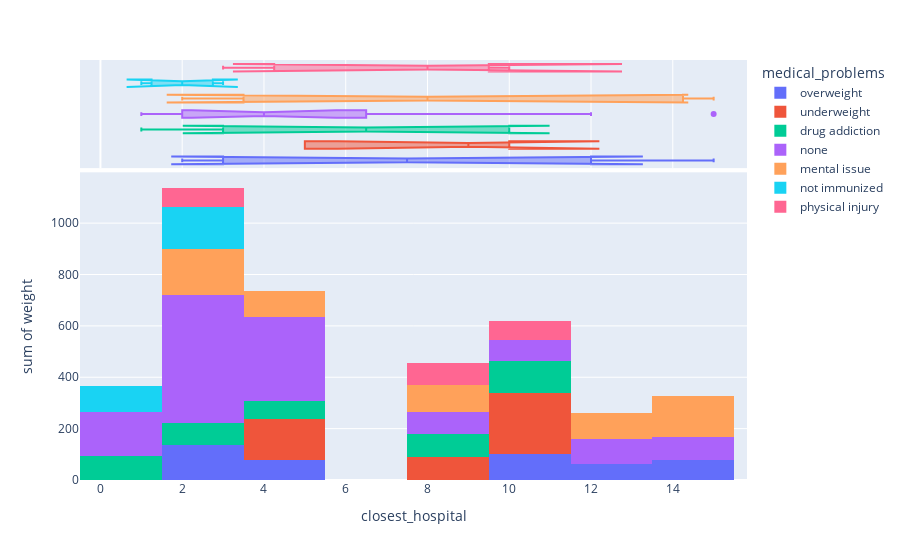

Notebook code cell kept with this figure:
### Markdown cell above
### Histogram of "height" by medical_problems

### Code cell
px.histogram(patient_df, x="closest_hospital", y="weight", color="medical_problems", marginal="box", hover_data=patient_df.columns)

### Figure 1 — Plotly figure (JSON) as saved in the notebook; plotly's stock layout.template omitted (floating-point values rounded to 4 significant figures; data arrays with more than 128 entries replaced by an {"elided": "..."} marker saying what was removed)
{"data": [{"alignmentgroup": "True", "bingroup": "x", "histfunc": "sum", "hovertemplate": "medical_problems=overweight<br>closest_hospital=%{x}<br>sum of weight=%{y}<extra></extra>", "legendgroup": "overweight", "marker": {"color": "#636efa", "pattern": {"shape": ""}}, "name": "overweight", "offsetgroup": "overweight", "orientation": "v", "showlegend": true, "type": "histogram", "x": [12, 2, 5, 15, 10, 3], "xaxis": "x", "y": [63, 76, 79, 77, 101, 60], "yaxis": "y"}, {"alignmentgroup": "True", "customdata": [["pollen", "A-", "rural", "nigeria", "2006-06-15 00:00:00", "delirium", "GARBO SHARRON", "Male", "Yes", "Yes", 169, "single", "overweight"], ["flowers", "B-", "urban", "nigeria", "1988-04-11 00:00:00", "ruptured discs", "ADREAN NEKO", "Female", "Yes", "No", 190, "single", "overweight"], ["dust", "A-", "urban", "nigeria", "2007-12-16 00:00:00", "alzheimer's", "ANNE-SOPHIE HERO", "Male", "Yes", "Yes", 218, "single", "overweight"], ["nuts", "A+", "suburban", "nigeria", "1983-09-19 00:00:00", "scoliosis", "ANNISIA HERU", "Male", "No", "No", 240, "married", "overweight"], ["dust", "A-", "urban", "nigeria", "1988-02-15 00:00:00", "none", "GAYLORD SHAVON", "Female", "No", "Yes", 249, "single", "overweight"], ["flowers", "O-", "urban", "nigeria", "1994-02-11 00:00:00", "amnesia", "GEETHA SHAWNTA", "Male", "Yes", "No", 260, "single", "overweight"]], "hovertemplate": "medical_problems=%{customdata[12]}<br>closest_hospital=%{x}<br>allergies=%{customdata[0]}<br>blood_type=%{customdata[1]}<br>community=%{customdata[2]}<br>country=%{customdata[3]}<br>date_of_birth=%{customdata[4]}<br>disabilities=%{customdata[5]}<br>name=%{customdata[6]}<br>gender=%{customdata[7]}<br>has_children=%{customdata[8]}<br>has_dependent=%{customdata[9]}<br>height=%{customdata[10]}<br>marital_status=%{customdata[11]}<extra></extra>", "legendgroup": "overweight", "marker": {"color": "#636efa"}, "name": "overweight", "notched": true, "offsetgroup": "overweight", "showlegend": false, "type": "box", "x": [12, 2, 5, 15, 10, 3], "xaxis": "x2", "yaxis": "y2"}, {"alignmentgroup": "True", "bingroup": "x", "histfunc": "sum", "hovertemplate": "medical_problems=underweight<br>closest_hospital=%{x}<br>sum of weight=%{y}<extra></extra>", "legendgroup": "underweight", "marker": {"color": "#EF553B", "pattern": {"shape": ""}}, "name": "underweight", "offsetgroup": "underweight", "orientation": "v", "showlegend": true, "type": "histogram", "x": [10, 5, 8, 10, 5, 10], "xaxis": "x", "y": [79, 86, 91, 77, 73, 83], "yaxis": "y"}, {"alignmentgroup": "True", "customdata": [["nuts", "B-", "urban", "nigeria", "2010-03-21 00:00:00", "alzheimer's", "ANKUR HENDRY", "Female", "No", "Yes", 167, "single", "underweight"], ["pollen", "AB-", "rural", "nigeria", "1996-08-11 00:00:00", "ruptured discs", "ANNABELLA HENNESSEY", "Female", "No", "Yes", 151, "widowed", "underweight"], ["flowers", "A+", "urban", "nigeria", "1998-07-24 00:00:00", "none", "ANNA-LISA HENRIQUE", "Female", "Yes", "No", 170, "single", "underweight"], ["flowers", "AB+", "rural", "nigeria", "1989-02-25 00:00:00", "fibromas", "AEISHA NENA", "Male", "No", "Yes", 239, "single", "underweight"], ["pollen", "A-", "urban", "nigeria", "1990-01-15 00:00:00", "fibromas", "GAURAV SHAUNTA", "Male", "No", "Yes", 147, "single", "underweight"], ["nuts", "B-", "urban", "nigeria", "2005-06-23 00:00:00", "none", "GEANINE SHAWNDA", "Female", "No", "Yes", 244, "single", "underweight"]], "hovertemplate": "medical_problems=%{customdata[12]}<br>closest_hospital=%{x}<br>allergies=%{customdata[0]}<br>blood_type=%{customdata[1]}<br>community=%{customdata[2]}<br>country=%{customdata[3]}<br>date_of_birth=%{customdata[4]}<br>disabilities=%{customdata[5]}<br>name=%{customdata[6]}<br>gender=%{customdata[7]}<br>has_children=%{customdata[8]}<br>has_dependent=%{customdata[9]}<br>height=%{customdata[10]}<br>marital_status=%{customdata[11]}<extra></extra>", "legendgroup": "underweight", "marker": {"color": "#EF553B"}, "name": "underweight", "notched": true, "offsetgroup": "underweight", "showlegend": false, "type": "box", "x": [10, 5, 8, 10, 5, 10], "xaxis": "x2", "yaxis": "y2"}, {"alignmentgroup": "True", "bingroup": "x", "histfunc": "sum", "hovertemplate": "medical_problems=drug addiction<br>closest_hospital=%{x}<br>sum of weight=%{y}<extra></extra>", "legendgroup": "drug addiction", "marker": {"color": "#00cc96", "pattern": {"shape": ""}}, "name": "drug addiction", "offsetgroup": "drug addiction", "orientation": "v", "showlegend": true, "type": "histogram", "x": [5, 3, 8, 10, 1, 10], "xaxis": "x", "y": [69, 87, 87, 61, 92, 63], "yaxis": "y"}, {"alignmentgroup": "True", "customdata": [["nuts", "A+", "urban", "nigeria", "2012-08-24 00:00:00", "arthritis", "ADONIJAH NEKA", "Male", "No", "No", 147, "divorced", "drug addiction"], ["pollen", "O-", "rural", "nigeria", "1988-03-15 00:00:00", "atherosclerosis", "ADY NEMA", "Male", "No", "Yes", 181, "married", "drug addiction"], ["pollen", "AB+", "suburban", "nigeria", "2004-10-15 00:00:00", "arthritis", "AFONSO NEREYDA", "Male", "No", "Yes", 259, "divorced", "drug addiction"], ["pollen", "AB-", "urban", "nigeria", "1993-07-09 00:00:00", "none", "GEENA SHAWNETTE", "Male", "Yes", "No", 258, "single", "drug addiction"], ["pollen", "B-", "suburban", "nigeria", "2004-04-25 00:00:00", "none", "ANSIL HIJIRI", "Male", "No", "Yes", 237, "widowed", "drug addiction"], ["dust", "A+", "rural", "nigeria", "2011-11-16 00:00:00", "alzheimer's", "AGRON NEVENA", "Male", "Yes", "Yes", 193, "divorced", "drug addiction"]], "hovertemplate": "medical_problems=%{customdata[12]}<br>closest_hospital=%{x}<br>allergies=%{customdata[0]}<br>blood_type=%{customdata[1]}<br>community=%{customdata[2]}<br>country=%{customdata[3]}<br>date_of_birth=%{customdata[4]}<br>disabilities=%{customdata[5]}<br>name=%{customdata[6]}<br>gender=%{customdata[7]}<br>has_children=%{customdata[8]}<br>has_dependent=%{customdata[9]}<br>height=%{customdata[10]}<br>marital_status=%{customdata[11]}<extra></extra>", "legendgroup": "drug addiction", "marker": {"color": "#00cc96"}, "name": "drug addiction", "notched": true, "offsetgroup": "drug addiction", "showlegend": false, "type": "box", "x": [5, 3, 8, 10, 1, 10], "xaxis": "x2", "yaxis": "y2"}, {"alignmentgroup": "True", "bingroup": "x", "histfunc": "sum", "hovertemplate": "medical_problems=none<br>closest_hospital=%{x}<br>sum of weight=%{y}<extra></extra>", "legendgroup": "none", "marker": {"color": "#ab63fa", "pattern": {"shape": ""}}, "name": "none", "offsetgroup": "none", "orientation": "v", "showlegend": true, "type": "histogram", "x": [15, 5, 2, 5, 2, 8, 2, 1, 5, 10, 12, 5, 3, 1, 2, 2], "xaxis": "x", "y": [91, 76, 83, 77, 86, 88, 67, 89, 77, 81, 96, 98, 78, 84, 99, 83], "yaxis": "y"}, {"alignmentgroup": "True", "customdata": {"elided": "16x13 mixed values"}, "hovertemplate": "medical_problems=%{customdata[12]}<br>closest_hospital=%{x}<br>allergies=%{customdata[0]}<br>blood_type=%{customdata[1]}<br>community=%{customdata[2]}<br>country=%{customdata[3]}<br>date_of_birth=%{customdata[4]}<br>disabilities=%{customdata[5]}<br>name=%{customdata[6]}<br>gender=%{customdata[7]}<br>has_children=%{customdata[8]}<br>has_dependent=%{customdata[9]}<br>height=%{customdata[10]}<br>marital_status=%{customdata[11]}<extra></extra>", "legendgroup": "none", "marker": {"color": "#ab63fa"}, "name": "none", "notched": true, "offsetgroup": "none", "showlegend": false, "type": "box", "x": [15, 5, 2, 5, 2, 8, 2, 1, 5, 10, 12, 5, 3, 1, 2, 2], "xaxis": "x2", "yaxis": "y2"}, {"alignmentgroup": "True", "bingroup": "x", "histfunc": "sum", "hovertemplate": "medical_problems=mental issue<br>closest_hospital=%{x}<br>sum of weight=%{y}<extra></extra>", "legendgroup": "mental issue", "marker": {"color": "#FFA15A", "pattern": {"shape": ""}}, "name": "mental issue", "offsetgroup": "mental issue", "orientation": "v", "showlegend": true, "type": "histogram", "x": [15, 15, 8, 2, 5, 3, 12], "xaxis": "x", "y": [87, 73, 102, 85, 101, 94, 101], "yaxis": "y"}, {"alignmentgroup": "True", "customdata": [["dust", "B+", "rural", "nigeria", "2011-04-02 00:00:00", "alzheimer's", "ADRIANA NELI", "Male", "No", "Yes", 181, "single", "mental issue"], ["flowers", "O+", "urban", "nigeria", "1988-10-15 00:00:00", "amnesia", "GARNETTE SHATERA", "Male", "No", "Yes", 178, "divorced", "mental issue"], ["flowers", "AB+", "suburban", "nigeria", "2012-08-02 00:00:00", "none", "ANNELISE HERMES", "Female", "Yes", "Yes", 133, "single", "mental issue"], ["flowers", "B+", "suburban", "nigeria", "2000-10-22 00:00:00", "ruptured discs", "ANNEMARIE HERMINIO", "Male", "No", "No", 200, "married", "mental issue"], ["flowers", "AB-", "rural", "nigeria", "2005-07-20 00:00:00", "atherosclerosis", "GELISA SHAWNTIA", "Female", "No", "No", 209, "single", "mental issue"], ["dust", "AB+", "urban", "nigeria", "1997-08-13 00:00:00", "none", "GEM SHAYA", "Female", "No", "Yes", 235, "widowed", "mental issue"], ["nuts", "O+", "rural", "nigeria", "2007-01-23 00:00:00", "atherosclerosis", "ANTHE HILDY", "Male", "Yes", "Yes", 252, "single", "mental issue"]], "hovertemplate": "medical_problems=%{customdata[12]}<br>closest_hospital=%{x}<br>allergies=%{customdata[0]}<br>blood_type=%{customdata[1]}<br>community=%{customdata[2]}<br>country=%{customdata[3]}<br>date_of_birth=%{customdata[4]}<br>disabilities=%{customdata[5]}<br>name=%{customdata[6]}<br>gender=%{customdata[7]}<br>has_children=%{customdata[8]}<br>has_dependent=%{customdata[9]}<br>height=%{customdata[10]}<br>marital_status=%{customdata[11]}<extra></extra>", "legendgroup": "mental issue", "marker": {"color": "#FFA15A"}, "name": "mental issue", "notched": true, "offsetgroup": "mental issue", "showlegend": false, "type": "box", "x": [15, 15, 8, 2, 5, 3, 12], "xaxis": "x2", "yaxis": "y2"}, {"alignmentgroup": "True", "bingroup": "x", "histfunc": "sum", "hovertemplate": "medical_problems=not immunized<br>closest_hospital=%{x}<br>sum of weight=%{y}<extra></extra>", "legendgroup": "not immunized", "marker": {"color": "#19d3f3", "pattern": {"shape": ""}}, "name": "not immunized", "offsetgroup": "not immunized", "orientation": "v", "showlegend": true, "type": "histogram", "x": [3, 2, 1], "xaxis": "x", "y": [84, 79, 99], "yaxis": "y"}, {"alignmentgroup": "True", "customdata": [["dust", "B+", "urban", "nigeria", "1998-11-30 00:00:00", "scoliosis", "ADRIELLE NELLI", "Male", "Yes", "Yes", 162, "single", "not immunized"], ["flowers", "A-", "suburban", "nigeria", "1987-10-10 00:00:00", "delirium", "ANNIKA HERSON", "Male", "No", "No", 225, "single", "not immunized"], ["nuts", "O-", "urban", "nigeria", "1993-04-17 00:00:00", "fibromas", "AFZAL NESRIN", "Female", "Yes", "No", 252, "single", "not immunized"]], "hovertemplate": "medical_problems=%{customdata[12]}<br>closest_hospital=%{x}<br>allergies=%{customdata[0]}<br>blood_type=%{customdata[1]}<br>community=%{customdata[2]}<br>country=%{customdata[3]}<br>date_of_birth=%{customdata[4]}<br>disabilities=%{customdata[5]}<br>name=%{customdata[6]}<br>gender=%{customdata[7]}<br>has_children=%{customdata[8]}<br>has_dependent=%{customdata[9]}<br>height=%{customdata[10]}<br>marital_status=%{customdata[11]}<extra></extra>", "legendgroup": "not immunized", "marker": {"color": "#19d3f3"}, "name": "not immunized", "notched": true, "offsetgroup": "not immunized", "showlegend": false, "type": "box", "x": [3, 2, 1], "xaxis": "x2", "yaxis": "y2"}, {"alignmentgroup": "True", "bingroup": "x", "histfunc": "sum", "hovertemplate": "medical_problems=physical injury<br>closest_hospital=%{x}<br>sum of weight=%{y}<extra></extra>", "legendgroup": "physical injury", "marker": {"color": "#FF6692", "pattern": {"shape": ""}}, "name": "physical injury", "offsetgroup": "physical injury", "orientation": "v", "showlegend": true, "type": "histogram", "x": [10, 8, 3], "xaxis": "x", "y": [73, 89, 77], "yaxis": "y"}, {"alignmentgroup": "True", "customdata": [["dust", "A-", "rural", "nigeria", "1986-04-03 00:00:00", "atherosclerosis", "GARRY SHAUGHN", "Female", "Yes", "No", 228, "widowed", "physical injury"], ["flowers", "B-", "suburban", "nigeria", "2008-06-24 00:00:00", "none", "GARY SHAUNDA", "Male", "Yes", "Yes", 192, "single", "physical injury"], ["pollen", "A+", "suburban", "nigeria", "2007-08-11 00:00:00", "fibromas", "GAYATRI SHAVAUGHN", "Male", "Yes", "Yes", 150, "married", "physical injury"]], "hovertemplate": "medical_problems=%{customdata[12]}<br>closest_hospital=%{x}<br>allergies=%{customdata[0]}<br>blood_type=%{customdata[1]}<br>community=%{customdata[2]}<br>country=%{customdata[3]}<br>date_of_birth=%{customdata[4]}<br>disabilities=%{customdata[5]}<br>name=%{customdata[6]}<br>gender=%{customdata[7]}<br>has_children=%{customdata[8]}<br>has_dependent=%{customdata[9]}<br>height=%{customdata[10]}<br>marital_status=%{customdata[11]}<extra></extra>", "legendgroup": "physical injury", "marker": {"color": "#FF6692"}, "name": "physical injury", "notched": true, "offsetgroup": "physical injury", "showlegend": false, "type": "box", "x": [10, 8, 3], "xaxis": "x2", "yaxis": "y2"}], "layout": {"barmode": "relative", "legend": {"title": {"text": "medical_problems"}, "tracegroupgap": 0}, "margin": {"t": 60}, "xaxis": {"anchor": "y", "domain": [0, 1], "title": {"text": "closest_hospital"}}, "xaxis2": {"anchor": "y2", "domain": [0, 1], "matches": "x", "showgrid": true, "showticklabels": false}, "yaxis": {"anchor": "x", "domain": [0, 0.7326], "title": {"text": "sum of weight"}}, "yaxis2": {"anchor": "x2", "domain": [0.7426, 1], "matches": "y2", "showgrid": false, "showline": false, "showticklabels": false, "ticks": ""}}}
